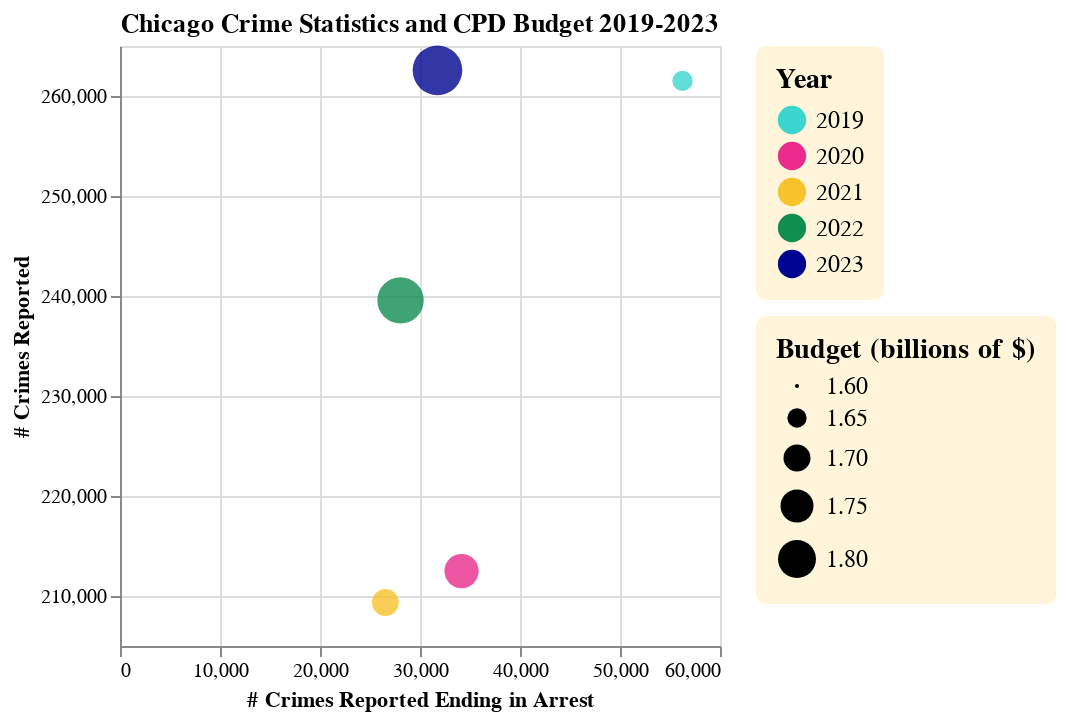

Source (notebook cell):
### Code cell
# Chart 5: Bubbleplot showing the # of crimes reported vs arrests made, along with budget year over year
def crime_cpd_budget_bubble(df):
    # Create new subset of data with only crimes ending in arrest
    arrests = df[df["arrest"] == True]
    arrests = arrests.groupby(["year"], as_index = False)["num_crimes"].sum()
    arrests = arrests.rename(columns = {"num_crimes": "num_arrests"})
    df = df.groupby(["year"], as_index = False)["num_crimes"].sum()

    df = df.join(arrests.set_index("year"), on = "year")
    df = df.join(budgets_cpd.set_index("year"), on = "year")

    chart = alt.Chart(df, title = "Chicago Crime Statistics and CPD Budget 2019-2023").mark_circle(fillOpacity = 0.8).encode(
        x = alt.X("num_arrests").title("# Crimes Reported Ending in Arrest"),
        y = alt.Y("num_crimes").title("# Crimes Reported").scale(zero=False, padding=1),
        color = alt.Color("year").title("Year"),
        size = alt.Size("ordinance").title("Budget (billions of $)").scale(domain = [1.6, 1.8])
    ).configure_legend(labelLimit= 0,
                        padding = 10,
                        cornerRadius = 5,
                        labelFontSize = 12,
                        symbolSize = 200,
                        titleFontSize = 14,
                        fillColor = "#FFF5DB",
                        symbolType = "circle"
    ).configure_range(
        category=alt.RangeScheme(colors[1:])
)
    return chart

crime_cpd_budget_bubble(crimes)

### Figure 1 — Vega-Lite specification as saved in the notebook (floating-point values rounded to 4 significant figures)
{"usermeta": {"embedOptions": {"theme": "vox"}}, "config": {"view": {"continuousWidth": 300, "continuousHeight": 300}, "legend": {"cornerRadius": 5, "fillColor": "#FFF5DB", "labelFontSize": 12, "labelLimit": 0, "padding": 10, "symbolSize": 200, "symbolType": "circle", "titleFontSize": 14}, "range": {"category": ["#3BD4CF", "#EA2B8B", "#F8C22C", "#108D50", "#00058F", "#C994F0", "#FF6F6F", "#921A80", "#BD591B"]}}, "data": {"name": "data-42c05152e68e9eff4b653a949b8c14f8"}, "mark": {"type": "circle", "fillOpacity": 0.8}, "encoding": {"color": {"field": "year", "title": "Year", "type": "nominal"}, "size": {"field": "ordinance", "scale": {"domain": [1.6, 1.8]}, "title": "Budget (billions of $)", "type": "quantitative"}, "x": {"field": "num_arrests", "title": "# Crimes Reported Ending in Arrest", "type": "quantitative"}, "y": {"field": "num_crimes", "scale": {"zero": false, "padding": 1}, "title": "# Crimes Reported", "type": "quantitative"}}, "title": "Chicago Crime Statistics and CPD Budget 2019-2023", "$schema": "https://vega.github.io/schema/vega-lite/v5.20.1.json", "datasets": {"data-42c05152e68e9eff4b653a949b8c14f8": [{"year": "2019", "num_crimes": 261513, "num_arrests": 56250, "ordinance": 1.656}, {"year": "2020", "num_crimes": 212494, "num_arrests": 34154, "ordinance": 1.762}, {"year": "2021", "num_crimes": 209355, "num_arrests": 26539, "ordinance": 1.699}, {"year": "2022", "num_crimes": 239558, "num_arrests": 28053, "ordinance": 1.899}, {"year": "2023", "num_crimes": 262565, "num_arrests": 31748, "ordinance": 1.943}]}}
